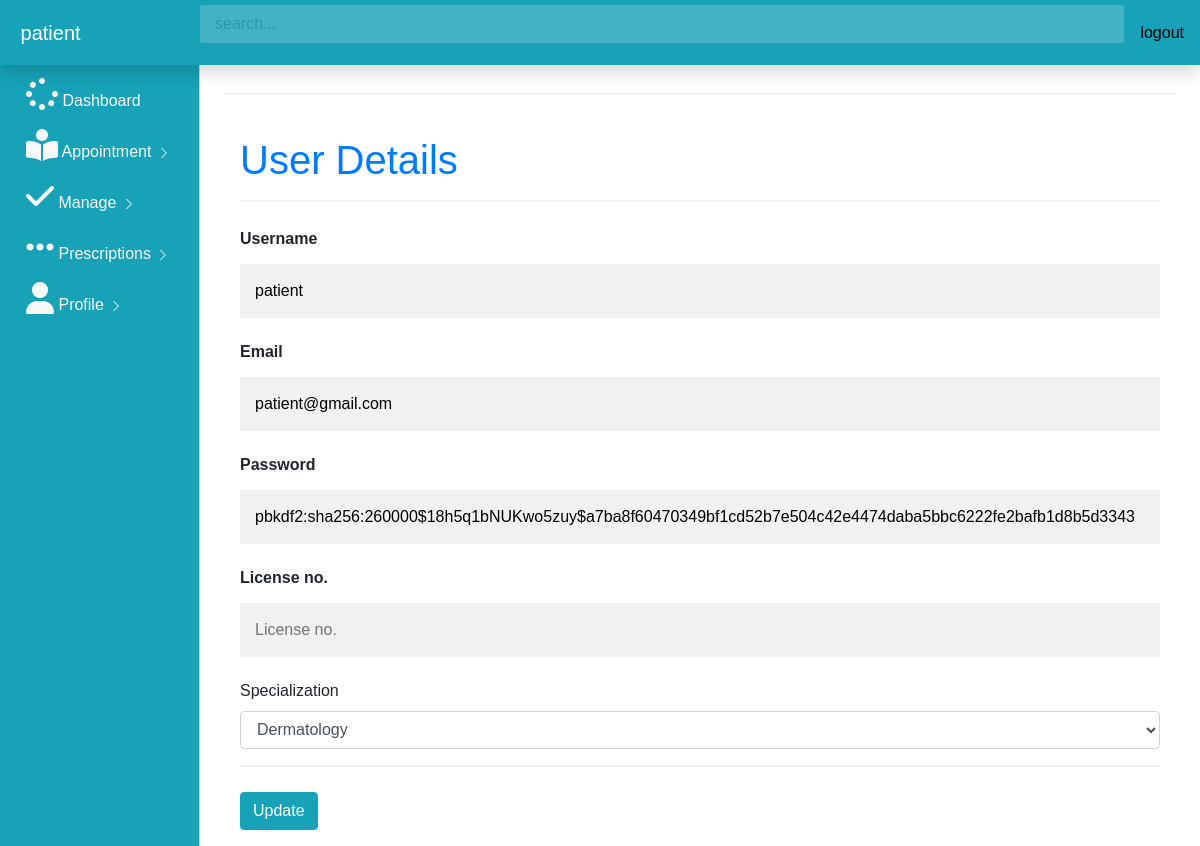
The page /change_profile (signed in) on the database its author committed.
### app.py (models this page shows, shortened)
class User(UserMixin,db.Model):
    id = db.Column(db.Integer,primary_key =True)
    username = db.Column(db.String(100))
    email = db.Column(db.String(100),unique =True)
    password = db.Column(db.String(100))
    doctor = db.Column(db.Boolean)
    admin = db.Column(db.Boolean)
    work = db.Column(db.String(100))
    country = db.Column(db.String(100))
    image = db.Column(db.String(100))
    @property
    def unhashed_password(self):
         raise AttributeError('cannot view unhased password')
    appointment_by  = db.relationship('Appointments',
    foreign_keys ='Appointments.asked_by_id',
    backref = 'asker',
    lazy=True
    )
    Receive_by  = db.relationship('Notiication',
    foreign_keys ='Notiication.receive_by_id',
    backref = 'reciever',
    lazy=True
    )
    Sender_by  = db.relationship('Notiication',
    foreign_keys ='Notiication.doctor_id',
    backref = 'sender',
    lazy=True
    )
    answers_requested  = db.relationship('Appointments',
    foreign_keys ='Appointments.doctor_id',
    backref = 'expert',
    lazy=True
    )

### app.py (the view)
@app.route('/change_profile')
@login_required
def change_profile():
      get_usors = User.query.all()
      owner = User.query.filter_by(email=current_user.email,password=current_user.password,admin=False,doctor =False).first()
      if not owner:
          flash("Kindly login as Doctor !")
          return redirect(url_for('home'))
      else:
          return render_template('profile.html' ,users = get_usors)

### app.py (called while the page is built)
@login_manager.user_loader
def load_user(user_id):
     return User.query.get(int(user_id))

### templates/profile.html (shortened to what this page needs)
{% include 'plane_dash.html' %}
{% block body %}
<main role="main" class="col-md-9 ml-sm-auto col-lg-10 px-4">
    <hr>
    <form action="{{url_for('update_profile')}}" method = "POST">
        <div class="container">
          <h1 class="text-primary">User Details</h1>
          <hr>
          <label for="username"><b>Username</b></label>
          <input type="text" placeholder="Enter username" name="username" id="username" value = "{{current_user.username}}" required>
          <label for="email"><b>Email</b></label>
          <input type="text" placeholder="Enter Email" name="email" id="email" value = "{{current_user.email}}"" required>
          <label for="password"><b>Password</b></label>
          <input type="text" placeholder="Repeat Password" name="password" id="password" value = "{{current_user.password}}" required>
          <label for="work"><b>License no.</b></label>
          <input type="text" placeholder="License no." name="work" id="work" required>
          <label for="country">Specialization</label>
          <select id="country" name="country" class="form-control">
              <option value="Dermatology">Dermatology</option>
          </select>
          <hr>
          <button  class=" btn btn-info" href = "/update/{{current_user.id}}">Update
        </button>
        </div>
      </form>
</main>
{% endblock %}

### templates/plane_dash.html (shortened to what this page needs)
<!doctype html>
<html lang="en">
  <head>
    <link rel="stylesheet" href="https://stackpath.bootstrapcdn.com/bootstrap/4.5.2/css/bootstrap.min.css">
    <link rel="stylesheet" href="/static/css/dashboard.css">
    <link rel="stylesheet" href="https://cdn.datatables.net/1.10.22/css/jquery.dataTables.min.css">
  </head>
  <body> {%block body%}
    <nav class="navbar navbar-dark bg-info fixed-top flex-md-nowrap p-0 shadow">
        <a class="navbar-brand col-sm-3 col-md-2 mr-0" href="#">
          {{current_user.username}}
          </a>
        <input type="text" class="form-control form-control-primary w-100" placeholder="search...">
        <ul class=" navbar-nav px-3">
            <li class="nav-item text-nowrap">
                <a class="nav-link" style="color: black;" onclick="return confirm('Confirm logout') " href="{{url_for('home')}}">logout</a>
            </li>
        </ul>
      </nav>
      <div class="container-fluid">
        <div class="row">
            <div class  = "col-md-2 bg-info d-none d-md-block sidebar" style="color:white;">
                <div class="left-sidebar">
                    <ul class="nav flex-column sidebar-nav">
                        <li class="nav-item">
                        <a class="nav-link text-light" href="{{url_for('get_signin')}}">
                          <i class ="fa fa-spinner fa-2x"></i> Dashboard
                        </a>
                        </li>
                        <li class="nav-item">
                          <a class="nav-link text-light" href="{{url_for('appointment')}}">
                         <i class="fa fa-book-reader fa-2x"></i> Appointment
                                     <svg class="bi bi-chevron-right" width="16" height="16" viewBox="0 0 20 20" fill="currentColor" xmlns="http://www.w3.org/2000/svg"><path fill-rule="evenodd" d="M6.646 3.646a.5.5 0 01.708 0l6 6a.5.5 0 010 .708l-6 6a.5.5 0 01-.708-.708L12.293 10 6.646 4.354a.5.5 0 010-.708z"/></svg>
                        </a>
                        </li>
                        <li class="nav-item">
                          <a class="nav-link text-light" href="{{url_for('manage')}}">
                         <i class="fa fa-check fa-2x"></i> Manage
                                     <svg class="bi bi-chevron-right" width="16" height="16" viewBox="0 0 20 20" fill="currentColor" xmlns="http://www.w3.org/2000/svg"><path fill-rule="evenodd" d="M6.646 3.646a.5.5 0 01.708 0l6 6a.5.5 0 010 .708l-6 6a.5.5 0 01-.708-.708L12.293 10 6.646 4.354a.5.5 0 010-.708z"/></svg>
                        </a>
                        </li>
                        <li class="nav-item">
                          <a class="nav-link text-light" href="">
                         <i class="fa fa-ellipsis-h fa-2x"></i> Prescriptions
                                     <svg class="bi bi-chevron-right" width="16" height="16" viewBox="0 0 20 20" fill="currentColor" xmlns="http://www.w3.org/2000/svg"><path fill-rule="evenodd" d="M6.646 3.646a.5.5 0 01.708 0l6 6a.5.5 0 010 .708l-6 6a.5.5 0 01-.708-.708L12.293 10 6.646 4.354a.5.5 0 010-.708z"/></svg>
                        </a>
                        </li>
                        <li class="nav-item">
                          <a class="nav-link text-light" href="{{url_for('change_profile')}}">
                          <i class="fa fa-user  fa-2x "></i> Profile
                            <svg class="bi bi-chevron-right" width="16" height="16" viewBox="0 0 20 20" fill="currentColor" xmlns="http://www.w3.org/2000/svg"><path fill-rule="evenodd" d="M6.646 3.646a.5.5 0 01.708 0l6 6a.5.5 0 010 .708l-6 6a.5.5 0 01-.708-.708L12.293 10 6.646 4.354a.5.5 0 010-.708z"/></svg>
                        </a>
                        </li>
                      </ul>
                </div>
            </div>
            <br><br>
            <main role="main" class="col-md-9 ml-sm-auto col-lg-10 px-4">
                <h3>Dashboard</h3>
            </main>
        </div>
      </div>
    {% endblock %}
  </body>
</html>

### static/css/dashboard.css (style rules this page uses)
.form-control-primary { margin: 10px; opacity: 0.2; border-radius: 2px; }
.sidebar { position: fixed; top:0; left:0; bottom:0; z-index:100; padding: 70px 0 0 10px; border-right: 1px solid #d3d3d3; }
.sidebar-nav li .nav-link { color: #333; font-weight: 500; }
body { font-family: Arial, Helvetica, sans-serif; }
* { box-sizing: border-box; }
.container { padding: 16px; background-color: white; }
input[type=text], input[type=password] { width: 100%; padding: 15px; margin: 5px 0 22px 0; display: inline-block; border: none; background: #f1f1f1; }
hr { border: 1px solid #f1f1f1; margin-bottom: 25px; }
a { color: dodgerblue; }

### templates/profile.html (style rules this page uses)
body { font-family: Arial, Helvetica, sans-serif; }
* { box-sizing: border-box; }
.container { padding: 16px; background-color: white; }
input[type=text], input[type=password] { width: 100%; padding: 15px; margin: 5px 0 22px 0; display: inline-block; border: none; background: #f1f1f1; }
hr { border: 1px solid #f1f1f1; margin-bottom: 25px; }
a { color: dodgerblue; }

### rows shown on the page
User: username "patient", email "patient@gmail.com", password "pbkdf2:sha256:260000$18h5q1bNUKwo5zuy$a7ba8f60470349bf1cd52b7e504c42e4474daba5bbc6222fe2bafb1d8b5d3343"
